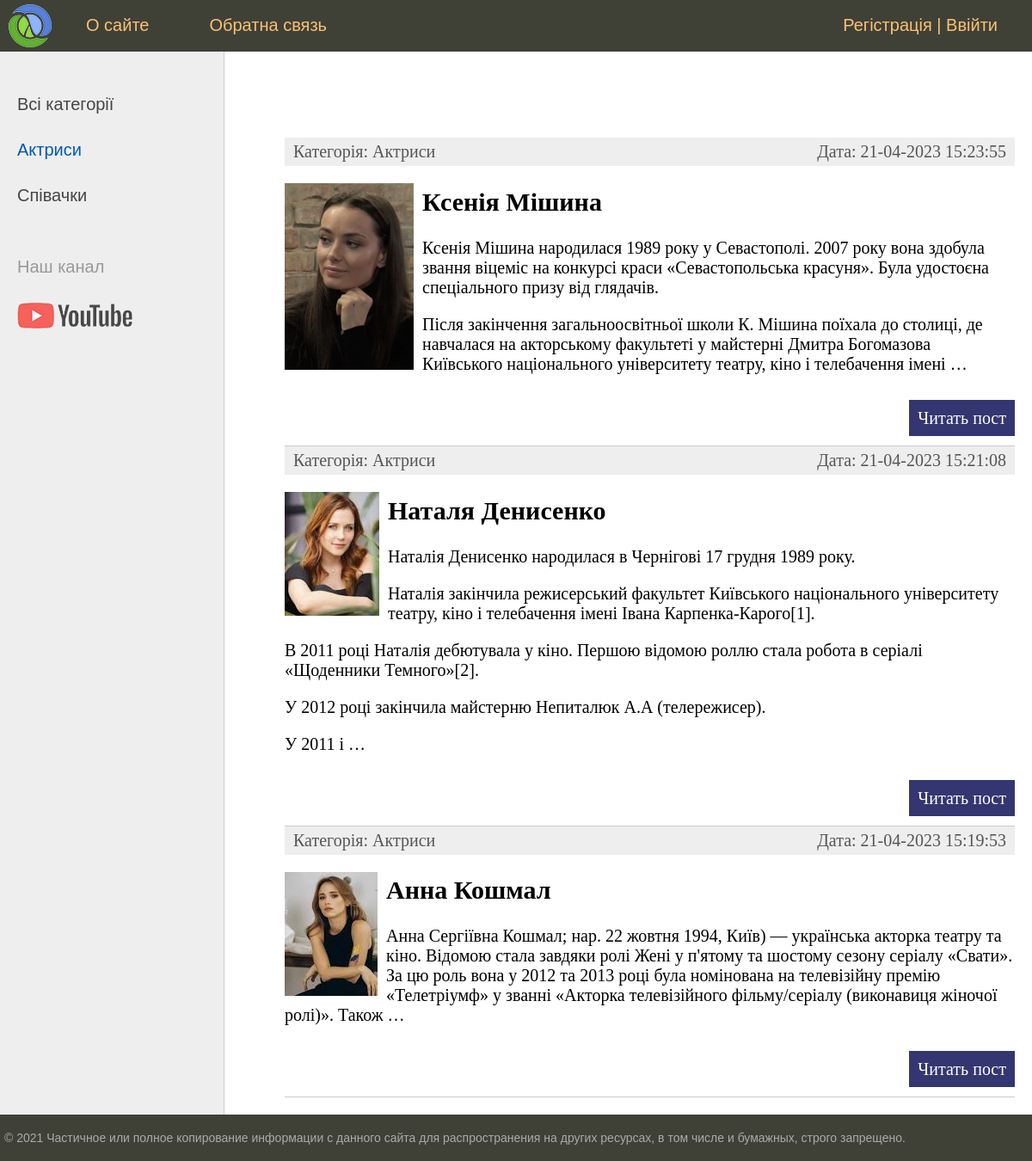
Screenshot of /category/aktrisi/ with the database file from the repository.
### women/models.py (models this page shows)
class Category(models.Model):
    name = models.CharField(max_length=100, db_index=True, verbose_name='категорія')
    slug = models.SlugField(max_length=255, unique=True, db_index=True, verbose_name='URL')
    def __str__(self):
        return self.name
    def get_absolute_url(self):
        return reverse('category', kwargs={'cat_slug': self.slug})
    class Meta:
        verbose_name = 'Категорії'
        verbose_name_plural = 'Категорії'

class Women(models.Model):
    title = models.CharField(max_length=255, verbose_name='Назва')
    slug = models.SlugField(max_length=255, unique=True, db_index=True, verbose_name='URL')
    content = models.TextField(blank=True, verbose_name='Опис')
    photo = models.ImageField(upload_to="photo/%Y/%m/%d", verbose_name='фото')
    time_create = models.DateTimeField(auto_now_add=True, verbose_name='Час опублікування')
    time_update = models.DateTimeField(auto_now=True, verbose_name='чвс оновлення')
    is_published = models.BooleanField(default=True, verbose_name='Публікування')
    cat = models.ForeignKey('Category', on_delete=models.PROTECT, verbose_name='категорія')
    def get_absolute_url(self):
        return reverse('post', kwargs={'post_slug': self.slug})
    class Meta:
        verbose_name = 'Відомі жінки'
        verbose_name_plural = 'Відомі жінки'
        ordering = ['-time_create', 'title']

### women/views.py (the view)
# urls.py: path('category/<slug:cat_slug>/', cache_page(60)(WomenCategory.as_view()), name='category'),
class WomenCategory(DataMixin, ListView):
    model = Women
    template_name = 'women/index.html'
    context_object_name = 'posts'
    allow_empty = False#визов 404 коли нема слага
    def get_context_data(self, *, object_list=None, **kwargs):
        context = super().get_context_data(**kwargs)
        c = Category.objects.get(slug=self.kwargs['cat_slug'])
        c_def = self.get_user_context(title='Категорія - ' + str(c.name),
                                      cat_selected=c.pk)
        return dict(list(context.items()) + list(c_def.items()))
    def get_queryset(self):# метод який показує що треба читати з бази даних
        return Women.objects.filter(cat__slug=self.kwargs['cat_slug'], is_published=True).select_related('cat')

### women/utils.py (called while the page is built)
    def get_user_context(self, **kwargs):
        context = kwargs
        cats = Category.objects.annotate(Count('women'))
        user_menu = menu.copy()
        if not self.request.user.is_authenticated:
            user_menu.pop(1)
        context['menu'] = user_menu
        context['cats'] = cats
        if 'cat_selected' not in context:
            context['cat_selected'] = 0
        return context

### women/templates/women/index.html (shortened to what this page needs)
{% extends 'women/base.html' %}
{% block content %}
<ul class="list-articles">
	{% for p in posts %}
			<li><div class="article-panel">
                <p class="first">Категорія: {{ p.cat }}</p>
                <p class="last">Дата: {{ p.time_update|date:"d-m-Y H:i:s" }}</p>
            </div>
{% if p.photo %}
            <p><img class="img-article-left thumb" src="{{ p.photo.url }}" </p>
{% endif %}
                <h2>{{p.title}}</h2>
	{% autoescape on %}
	{{p.content|linebreaks|truncatewords:50}}
	{% endautoescape %}
			<p class="link-read-post"><a href="{{ p.get_absolute_url }}">Читать пост</a></p>
			</li>
	{% endfor %}
</ul>
{% endblock %}

### women/templates/women/base.html (shortened to what this page needs)
{% load static %}
{% load women_tags %}
<!DOCTYPE html>
<html>
<head>
	<link type="text/css" href="{% static 'women/css/styles.css' %}" rel="stylesheet" />
</head>
<body>
<table class="table-page" border=0 cellpadding="0" cellspacing="0">
<tr><td valign=top>
{% block mainmenu %}
		<div class="header">
			<ul id="mainmenu" class="mainmenu">
			<li class="logo"><a href="{% url 'home' %}"><div class="logo"></div></a></li>
{% for m in menu %}
			<li><a href="{% url m.url_name %}">{{m.title}}</a></li>
{% endfor %}
                {% if request.user.is_authenticated %}
                <li class="last">{{ user.username }} | <a href="{% url 'logout' %}">Вийти</a></li>
                {% else %}
                <li class="last"><a href="{% url 'register' %}">Регістрація</a> | <a href="{% url 'login' %}">Ввійти</a></li>
                {% endif %}
			</ul>
		</div>
{% endblock mainmenu %}
<table class="table-content" border=0 cellpadding="0" cellspacing="0">
<tr>
	<td valign="top" class="left-chapters">
	<ul id="leftchapters">
        {% if cat_selected == 0 %}
        <li class="selected">Всі категорії</li>
        {% else %}
        <li><a href="{% url 'home' %}">Всі категорії</a> </li>
        {% endif %}
{% for c in cats %}
{% if c.women__count > 0 %}
    {% if c.pk == cat_selected %}
        <li class="selected">{{ c.name }}</li>
    {% else %}
        <li><a href="{{ c.get_absolute_url }}">{{ c.name }}</a> </li>
	{% endif %}
{% endif %}
{% endfor %}
        <li class="share">
		<p>Наш канал</p>
		<a class="share-yt" href="https://www.youtube.com/channel/UClJzWfGWuGJL2t-3dYKcHTA/playlists" target="_blank" rel="nofollow"></a>
		</li>
	</ul>
</td>
<td valign="top" class="content">
	<div class="content-text">
{% block content %}
{% endblock %}
	</div>
</td></tr></table>
</td></tr>
<tr><td valign=top>
	<div id="footer">
		<p>&copy; 2021 Частичное или полное копирование информации с данного сайта для распространения на других ресурсах, в том числе и бумажных, строго запрещено.</p>
	</div>
</td></tr></table>
</body>
</html>

### women/static/women/css/styles.css (style rules this page uses)
html, body { font-family: 'Arial'; margin: 0; padding: 0; height: 100%; width: 100%; color: #444; }
a { color: #0059b2; text-decoration: none; }
img { max-width: 600px; height: auto; }
img.img-article-left { max-width: 300px; height: auto; float: left; padding: 0 10px 10px 0; }
img.img-article-left.thumb { max-width: 150px; height: auto; }
p.link-read-post { text-align: right; }
p.link-read-post a { padding: 10px; min-width: 100px; background: #333671; color: #fff; text-decoration: none; }
div.article-panel { background: #eee; padding: 5px 10px 5px 10px; box-sizing: border-box; overflow: hidden; color: #555; }
div.article-panel p.first { margin: 0; float: left; }
div.article-panel p.last { margin: 0; float: right; }
ul.list-articles { list-style: none; margin: 0; padding: 0; }
ul.list-articles li { border-bottom: 1px solid #ccc; }
.table-page { width: 100%; height: 100%; vertical-align: top; }
.table-page tr { height: 100%; }
.header { background: #3F4137; height: 60px; }
.logo { background: url('../images/logo.png') no-repeat 10px 5px; width: 70px; height: 60px; }
ul.mainmenu { list-style: none; margin: 0; padding: 0; height: 60px; color: #fdc073; font-size: 20px; overflow: hidden; }
ul.mainmenu li { float: left; margin: 18px 40px 0 30px; }
ul.mainmenu li.logo { margin: 0; }
ul.mainmenu li.last { float: right; }
ul.mainmenu li a { color: #fdc073; text-decoration: none; }
.table-content { width: 100%; min-height: 100%; height: 100%; }
.left-chapters { margin: 0; background: #eee; border-right: 1px solid #ccc; min-height: 100%; }
.left-chapters ul { width: 230px; min-height: 100%; margin: 0; padding: 20px 10px 10px 20px; list-style: none; font-size: 20px; }
.left-chapters ul li { margin: 30px 0 0 0; color: #999; }
.left-chapters ul li.selected { color: #0059b2; }
.left-chapters ul li a { color: #444; text-decoration: none; }
.left-chapters ul li.share { margin: 60px 0 0 0; }
.left-chapters ul li.share p { margin: 30px 0 30px 0; }
.left-chapters ul li.share a { display: inline-block; width: 40px; height: 40px; margin: 0 20px 0 0; }
.left-chapters ul li.share a.share-yt { width: 100%; height: 30px; background: url('../images/share_yt.png') no-repeat 0 0 }
.content { padding: 40px 20px 20px 40px; width: 100%; box-sizing: border-box; }
.content-text { margin: 60px 0 0 30px; color: #000; font-size: 20px; font-family: Yandex Sans Display Light; }
#footer { box-sizing: border-box; background: #3F4137; padding: 5px; color: #aaa; font-size: 14px; font-family: Verdana, Geneva, Arial, Helvetica; text-align: left; overflow: hidden; }

### rows the page displays
Category: name "Актриси"
Category: name "Співачки"
Women: cat "Актриси", time_update "21-04-2023 15:23:55", photo (picture), title "Ксенія Мішина", content "Ксенія Мішина народилася 1989 року у Севастополі. 2007 року вона здобула звання віцеміс на конкурсі краси «Севастопольська красуня». Була удостоєна спеціального призу від глядачів. Після закінчення загальноосвітньої школи К. Мішина поїхала до столиці, де навчалася на акторському факультеті у майстерні Дмитра Богомазова Київського національного університету театру, кіно і телебачення імені …"
Women: cat "Актриси", time_update "21-04-2023 15:21:08", photo (picture), title "Наталя Денисенко", content "Наталія Денисенко народилася в Чернігові 17 грудня 1989 року. Наталія закінчила режисерський факультет Київського національного університету театру, кіно і телебачення імені Івана Карпенка-Карого[1]. В 2011 році Наталія дебютувала у кіно. Першою відомою роллю стала робота в серіалі «Щоденники Темного»[2]. У 2012 році закінчила майстерню Непиталюк А.А (телережисер). У 2011 і …"
Women: cat "Актриси", time_update "21-04-2023 15:19:53", photo (picture), title "Анна Кошмал", content "Анна Сергіївна Кошмал; нар. 22 жовтня 1994, Київ) — українська акторка театру та кіно. Відомою стала завдяки ролі Жені у п'ятому та шостому сезону серіалу «Свати». За цю роль вона у 2012 та 2013 році була номінована на телевізійну премію «Телетріумф» у званні «Акторка телевізійного фільму/серіалу (виконавиця жіночої ролі)». Також …"

### other values shown
{{ m.title }} "О сайте" "Обратна связь"
